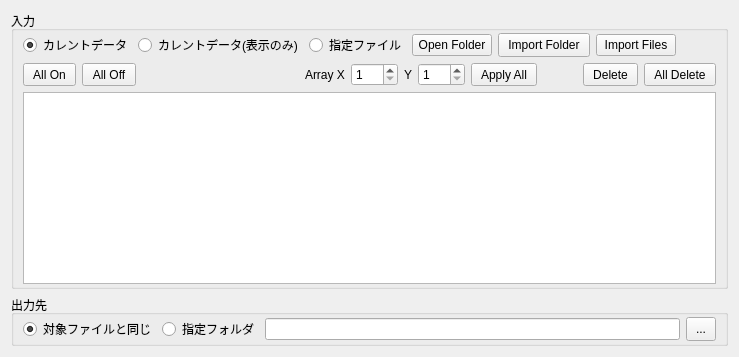
     <widget class="QWidget" name="tab_input">
      <attribute name="title">
       <string>入力・出力先</string>
      </attribute>
      <layout class="QVBoxLayout" name="verticalLayout_3">
       <item>
        <widget class="QGroupBox" name="groupBox_target">
         <property name="title">
          <string>入力</string>
         </property>
         <layout class="QGridLayout" name="gridLayout_3">
          <property name="topMargin">
           <number>2</number>
          </property>
          <property name="bottomMargin">
           <number>2</number>
          </property>
          <item row="0" column="0">
           <layout class="QGridLayout" name="gridLayout_8">
            <property name="leftMargin">
             <number>0</number>
            </property>
            <property name="topMargin">
             <number>0</number>
            </property>
            <item row="0" column="4">
             <widget class="QPushButton" name="pushButton_target_import_folder">
              <property name="sizePolicy">
               <sizepolicy hsizetype="Preferred" vsizetype="Preferred">
                <horstretch>0</horstretch>
                <verstretch>0</verstretch>
               </sizepolicy>
              </property>
              <property name="styleSheet">
               <string notr="true">padding-left: 9px; padding-right: 9px</string>
              </property>
              <property name="text">
               <string>Import Folder</string>
              </property>
             </widget>
            </item>
            <item row="0" column="0">
             <widget class="QRadioButton" name="radioButton_target_current">
              <property name="text">
               <string>カレントデータ</string>
              </property>
              <property name="checked">
               <bool>true</bool>
              </property>
              <attribute name="buttonGroup">
               <string notr="true">buttonGroup</string>
              </attribute>
             </widget>
            </item>
            <item row="0" column="6">
             <spacer name="horizontalSpacer_8">
              <property name="orientation">
               <enum>Qt::Horizontal</enum>
              </property>
              <property name="sizeHint" stdset="0">
               <size>
                <width>40</width>
                <height>20</height>
               </size>
              </property>
             </spacer>
            </item>
            <item row="0" column="3">
             <widget class="QPushButton" name="pushButton_target_open_folder">
              <property name="text">
               <string>Open Folder</string>
              </property>
             </widget>
            </item>
            <item row="0" column="5">
             <widget class="QPushButton" name="pushButton_target_import_files">
              <property name="text">
               <string>Import Files</string>
              </property>
             </widget>
            </item>
            <item row="0" column="1">
             <widget class="QRadioButton" name="radioButton_target_current_disp">
              <property name="text">
               <string>カレントデータ(表示のみ)</string>
              </property>
              <attribute name="buttonGroup">
               <string notr="true">buttonGroup</string>
              </attribute>
             </widget>
            </item>
            <item row="0" column="2">
             <widget class="QRadioButton" name="radioButton_target_folder">
              <property name="text">
               <string>指定ファイル</string>
              </property>
              <attribute name="buttonGroup">
               <string notr="true">buttonGroup</string>
              </attribute>
             </widget>
            </item>
           </layout>
          </item>
          <item row="1" column="0">
           <layout class="QGridLayout" name="gridLayout_18">
            <property name="topMargin">
             <number>0</number>
            </property>
            <item row="0" column="0">
             <layout class="QHBoxLayout" name="horizontalLayout_5">
              <property name="topMargin">
               <number>0</number>
              </property>
              <item>
               <widget class="QPushButton" name="pushButton_target_list_all_on">
                <property name="sizePolicy">
                 <sizepolicy hsizetype="Minimum" vsizetype="Preferred">
                  <horstretch>0</horstretch>
                  <verstretch>0</verstretch>
                 </sizepolicy>
                </property>
                <property name="styleSheet">
                 <string notr="true">padding-left: 9px; padding-right: 9px</string>
                </property>
                <property name="text">
                 <string>All On</string>
                </property>
               </widget>
              </item>
              <item>
               <widget class="QPushButton" name="pushButton_target_list_all_off">
                <property name="sizePolicy">
                 <sizepolicy hsizetype="Minimum" vsizetype="Preferred">
                  <horstretch>0</horstretch>
                  <verstretch>0</verstretch>
                 </sizepolicy>
                </property>
                <property name="styleSheet">
                 <string notr="true">padding-left: 9px; padding-right: 9px</string>
                </property>
                <property name="text">
                 <string>All Off</string>
                </property>
               </widget>
              </item>
              <item>
               <spacer name="horizontalSpacer_9">
                <property name="orientation">
                 <enum>Qt::Horizontal</enum>
                </property>
                <property name="sizeHint" stdset="0">
                 <size>
                  <width>40</width>
                  <height>20</height>
                 </size>
                </property>
               </spacer>
              </item>
              <item>
               <widget class="QLabel" name="label_target_list_array_x">
                <property name="text">
                 <string>Array X</string>
                </property>
               </widget>
              </item>
              <item>
               <widget class="QSpinBox" name="spinBox_target_list_array_x">
                <property name="minimum">
                 <number>1</number>
                </property>
                <property name="maximum">
                 <number>999</number>
                </property>
               </widget>
              </item>
              <item>
               <widget class="QLabel" name="label_target_list_array_y">
                <property name="text">
                 <string>Y</string>
                </property>
               </widget>
              </item>
              <item>
               <widget class="QSpinBox" name="spinBox_target_list_array_y">
                <property name="minimum">
                 <number>1</number>
                </property>
                <property name="maximum">
                 <number>999</number>
                </property>
               </widget>
              </item>
              <item>
               <widget class="QPushButton" name="pushButton_target_list_array_apply">
                <property name="sizePolicy">
                 <sizepolicy hsizetype="Minimum" vsizetype="Preferred">
                  <horstretch>0</horstretch>
                  <verstretch>0</verstretch>
                 </sizepolicy>
                </property>
                <property name="styleSheet">
                 <string notr="true">padding-left: 9px; padding-right: 9px</string>
                </property>
                <property name="text">
                 <string>Apply All</string>
                </property>
               </widget>
              </item>
              <item>
               <spacer name="horizontalSpacer_7">
                <property name="orientation">
                 <enum>Qt::Horizontal</enum>
                </property>
                <property name="sizeType">
                 <enum>QSizePolicy::Fixed</enum>
                </property>
                <property name="sizeHint" stdset="0">
                 <size>
                  <width>40</width>
                  <height>20</height>
                 </size>
                </property>
               </spacer>
              </item>
              <item>
               <widget class="QPushButton" name="pushButton_target_list_delete">
                <property name="sizePolicy">
                 <sizepolicy hsizetype="Minimum" vsizetype="Preferred">
                  <horstretch>0</horstretch>
                  <verstretch>0</verstretch>
                 </sizepolicy>
                </property>
                <property name="styleSheet">
                 <string notr="true">padding-left: 9px; padding-right: 9px</string>
                </property>
                <property name="text">
                 <string>Delete</string>
                </property>
               </widget>
              </item>
              <item>
               <widget class="QPushButton" name="pushButton_target_list_all_delete">
                <property name="sizePolicy">
                 <sizepolicy hsizetype="Minimum" vsizetype="Preferred">
                  <horstretch>0</horstretch>
                  <verstretch>0</verstretch>
                 </sizepolicy>
                </property>
                <property name="styleSheet">
                 <string notr="true">padding-left: 9px; padding-right: 9px</string>
                </property>
                <property name="text">
                 <string>All Delete</string>
                </property>
               </widget>
              </item>
             </layout>
            </item>
            <item row="1" column="0">
             <widget class="CustomTableWidget" name="tableWidget_target_list"/>
            </item>
           </layout>
          </item>
         </layout>
        </widget>
       </item>
       <item>
        <widget class="QGroupBox" name="groupBox_output2d_output">
         <property name="sizePolicy">
          <sizepolicy hsizetype="Preferred" vsizetype="Preferred">
           <horstretch>0</horstretch>
           <verstretch>0</verstretch>
          </sizepolicy>
         </property>
         <property name="title">
          <string>出力先</string>
         </property>
         <layout class="QGridLayout" name="gridLayout_5">
          <property name="topMargin">
           <number>2</number>
          </property>
          <property name="bottomMargin">
           <number>2</number>
          </property>
          <item row="0" column="0">
           <layout class="QGridLayout" name="gridLayout_10">
            <property name="topMargin">
             <number>0</number>
            </property>
            <item row="0" column="2">
             <widget class="CustomLineEdit" name="lineEdit_output2d_output_folder">
              <property name="sizePolicy">
               <sizepolicy hsizetype="MinimumExpanding" vsizetype="Fixed">
                <horstretch>0</horstretch>
                <verstretch>0</verstretch>
               </sizepolicy>
              </property>
             </widget>
            </item>
            <item row="0" column="0">
             <widget class="QRadioButton" name="radioButton_output2d_output_target">
              <property name="text">
               <string>対象ファイルと同じ</string>
              </property>
              <property name="checked">
               <bool>true</bool>
              </property>
              <attribute name="buttonGroup">
               <string notr="true">buttonGroup_3</string>
              </attribute>
             </widget>
            </item>
            <item row="0" column="1">
             <widget class="QRadioButton" name="radioButton_output2d_output_folder">
              <property name="text">
               <string>指定フォルダ</string>
              </property>
              <attribute name="buttonGroup">
               <string notr="true">buttonGroup_3</string>
              </attribute>
             </widget>
            </item>
            <item row="0" column="3">
             <widget class="QPushButton" name="pushButton_output2d_output_folder">
              <property name="sizePolicy">
               <sizepolicy hsizetype="Minimum" vsizetype="Minimum">
                <horstretch>0</horstretch>
                <verstretch>0</verstretch>
               </sizepolicy>
              </property>
              <property name="styleSheet">
               <string notr="true">padding-left: 9px; padding-right: 9px</string>
              </property>
              <property name="text">
               <string>...</string>
              </property>
             </widget>
            </item>
           </layout>
          </item>
         </layout>
        </widget>
       </item>
      </layout>
     </widget>
